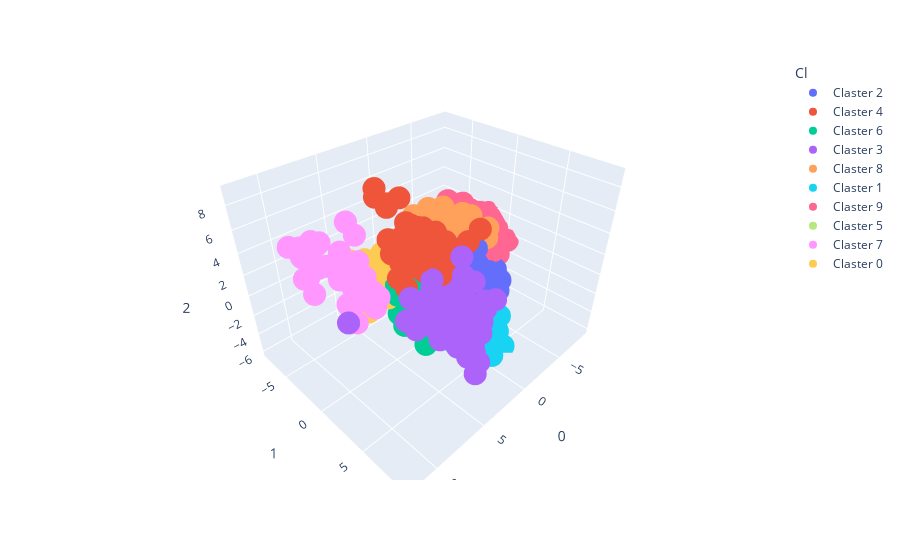

Notebook source saved alongside this figure:
### Code cell
scatter=px.scatter_3d(x=0,y=1,z=2,data_frame=df_plot,color=df_plot['Cl'])
scatter.show()
